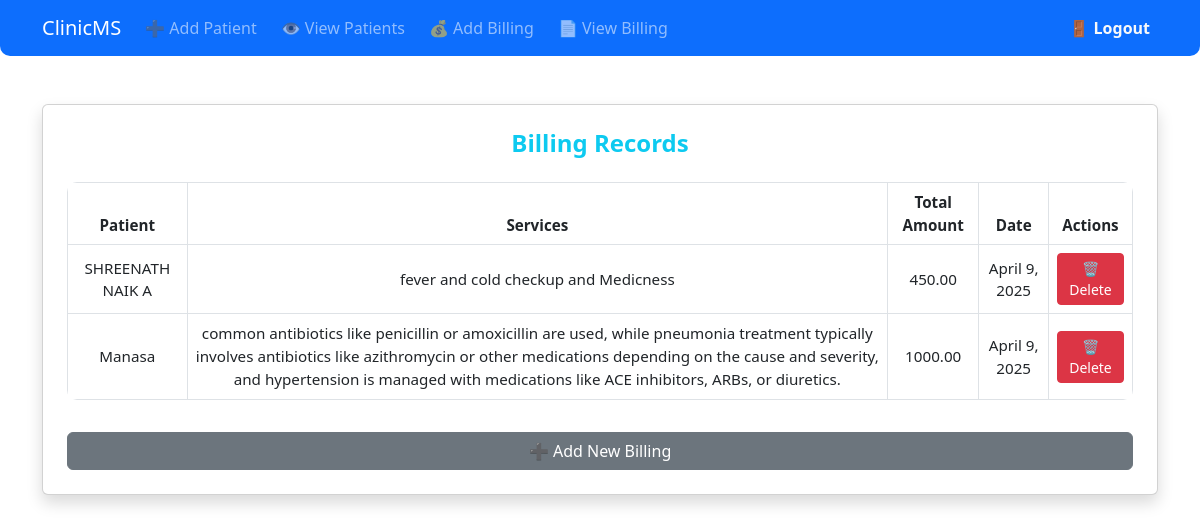
The app's page /list-billing/ (signed in) with its own data.
### main/models.py (models this page shows, shortened)
class Billing(models.Model):
    patient = models.ForeignKey(Patient, on_delete=models.CASCADE)
    services = models.TextField()
    total_amount = models.DecimalField(max_digits=10, decimal_places=2)
    date = models.DateField(auto_now_add=True)

class Patient(models.Model):
    name = models.CharField(max_length=100)
    age = models.IntegerField()
    gender = models.CharField(max_length=10)
    address = models.TextField()
    phone = models.CharField(max_length=15)

### main/views.py (the view)
# urls.py: path('list-billing/', views.list_billing, name='list_billing'),
@login_required
def list_billing(request):
    if not hasattr(request.user, 'receptionist'):
        return redirect('login')
    billings = Billing.objects.all()
    return render(request, 'list_billing.html', {'billings': billings})

### main/templates/list_billing.html (shortened to what this page needs)
<!DOCTYPE html>
{% load static %}
<html lang="en">
<head>
  <link rel="stylesheet" href="{% static 'css/styles.css' %}">
  <link href="https://cdn.jsdelivr.net/npm/bootstrap@5.3.0/dist/css/bootstrap.min.css" rel="stylesheet">
</head>
<body>
  <body class="authenticated">
  <nav class="navbar navbar-expand-lg navbar-dark bg-primary sticky-top">
  <div class="container">
    <a class="navbar-brand" href="{% url 'receptionist_dashboard' %}">ClinicMS</a>
    <div class="collapse navbar-collapse justify-content-between" id="navbarNav">
      <ul class="navbar-nav gap-2">
        <li class="nav-item">
          <a class="nav-link {% if request.path == '/add_patient/' %}active bg-light text-primary rounded px-3{% endif %}" href="{% url 'add_patient' %}">➕ Add Patient</a>
        </li>
        <li class="nav-item">
          <a class="nav-link {% if request.path == '/patient_list/' %}active bg-light text-primary rounded px-3{% endif %}" href="{% url 'patient_list' %}">👁️ View Patients</a>
        </li>
        <li class="nav-item">
          <a class="nav-link {% if request.path == '/add_billing/' %}active bg-light text-primary rounded px-3{% endif %}" href="{% url 'add_billing' %}">💰 Add Billing</a>
        </li>
        <li class="nav-item">
          <a class="nav-link {% if request.path == '/list_billing/' %}active bg-light text-primary rounded px-3{% endif %}" href="{% url 'list_billing' %}">📄 View Billing</a>
        </li>
      </ul>
      <ul class="navbar-nav">
        <li class="nav-item">
          <a class="nav-link text-light fw-semibold" href="{% url 'logout' %}">🚪 Logout</a>
        </li>
      </ul>
    </div>
  </div>
</nav>
<div class="container mt-5">
  <div class="card shadow p-4">
    <h4 class="text-center text-info mb-4">Billing Records</h4>
    {% if billings %}
      <table class="table table-bordered">
        <thead>
          <tr>
            <th>Patient</th>
            <th>Services</th>
            <th>Total Amount</th>
            <th>Date</th>
            <th>Actions</th>
          </tr>
        </thead>
        <tbody>
          {% for billing in billings %}
            <tr>
              <td>{{ billing.patient.name }}</td>
              <td>{{ billing.services }}</td>
              <td>{{ billing.total_amount }}</td>
              <td>{{ billing.date }}</td>
              <td>
                <a href="{% url 'delete_billing' billing.id %}" class="btn btn-sm btn-danger" onclick="return confirm('Are you sure?')">🗑️ Delete</a>
              </td>
            </tr>
          {% endfor %}
        </tbody>
      </table>
    {% else %}
      <p class="text-center">No billing records found.</p>
    {% endif %}
    <a href="{% url 'add_billing' %}" class="btn btn-secondary mt-3">➕ Add New Billing</a>
  </div>
</div>
</body>
</html>

### static/css/styles.css (style rules this page uses)
body { background-color: #f7f9fc; }
body { background-color: #f8f9fa; font-family: 'Segoe UI', Tahoma, Geneva, Verdana, sans-serif; }
.container { max-width: 960px; margin: auto; }
.navbar { border-radius: 0 0 10px 10px; }
.navbar-brand { font-size: 1.5rem; }
.nav-link { font-size: 1rem; padding: 8px 12px; transition: background 0.3s; }
.card { border: none; border-radius: 15px; }
.card h2, .card h4 { font-weight: 600; }
.table { background-color: #fff; border-radius: 10px; overflow: hidden; font-size: 0.95rem; }
.table th { background-color: #0d6efd; color: white; text-align: center; }
.table td { vertical-align: middle; text-align: center; }
.table-bordered > :not(caption) > * > * { border-width: 1px; }

### records on screen
Billing: patient.name "SHREENATH NAIK A", services "fever and cold checkup and Medicness", total_amount "450.00", date "April 9, 2025"
Billing: patient.name "Manasa", services "common antibiotics like penicillin or amoxicillin are used, while pneumonia treatment typically involves antibiotics like azithromycin or other medications depending on the cause and severity, and hypertension is managed with medications like ACE inhibitors, ARBs, or diuretics.", total_amount "1000.00", date "April 9, 2025"
